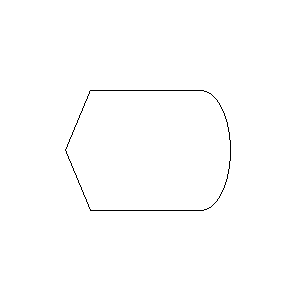
#> input picture circle/laba_4.bmp, 300 x 300 px
$ python laba_6.py
#> lines starting #> are read from the running program, lines starting #| are printed output that depends on the picture; after the words box and inside, x2 and y2 are one past the last pixel; in counts of white or black regions, pixels touching at a corner belong together
#!/usr/bin/env python3

from PIL import Image


class Fill:
    def __init__(self, img, x, y):
        self.img = img
        self.back_color = img.getpixel((x, y))
        self.stek = [[x, y]]

    def put(self, x, y):
        if self.img.getpixel((x, y)) == self.back_color:
            self.stek.append([x, y])

    def pop(self):
        return self.stek.pop()

    def chenge_color(self, x, y):
        self.img.putpixel((x, y), (0, 0, 255))

    def fill(self):
        while f.stek:
            x, y = f.pop()
            f.chenge_color(x, y)
            f.put(x + 1, y)
            f.put(x, y + 1)
            f.put(x - 1, y)
            f.put(x, y - 1)


if __name__ == '__main__':
    x = 150
    y = 150
    img = Image.open('laba_4.bmp')
#> img is the input picture: PIL image 300x300 RGB; 99.5% white; black in thin lines or dots, all inside (x1, y1, x2, y2) = (65, 90, 231, 211)
    f = Fill(img, x, y)
#> in __init__, `self.back_color = img.getpixel((x, y))`: self.back_color = (255, 255, 255)
    f.fill()
#> the loop in fill, `while f.stek:` made 34300 passes
    img = f.img
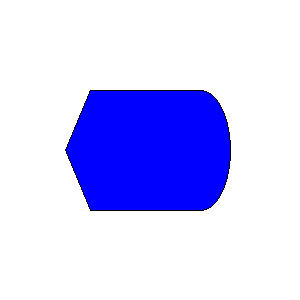
#> img: PIL image 300x300 RGB; mean R, G, B 204.7, 204.7, 253.7
    img.save('laba_6.bmp', 'BMP')
